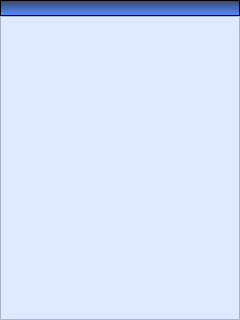
<?xml version="1.0" encoding="UTF-8"?>
<ui version="4.0">
 <class>LcdDaemon</class>
 <widget class="QMainWindow" name="LcdDaemon">
  <property name="geometry">
   <rect>
    <x>0</x>
    <y>0</y>
    <width>240</width>
    <height>320</height>
   </rect>
  </property>
  <property name="windowTitle">
   <string>LcdDaemon</string>
  </property>
  <property name="styleSheet">
   <string notr="true">background-color: rgb(221, 233, 255);</string>
  </property>
  <widget class="QWidget" name="centralWidget">
   <layout class="QVBoxLayout" name="verticalLayout_2">
    <property name="spacing">
     <number>0</number>
    </property>
    <property name="margin">
     <number>0</number>
    </property>
    <item>
     <widget class="QFrame" name="frame">
      <property name="styleSheet">
       <string notr="true">background-color: qlineargradient(spread:reflect, x1:1, y1:1, x2:1, y2:0.0113636, stop:0.0590909 rgba(75, 132, 255, 240), stop:1 rgba(19, 33, 65, 207));</string>
      </property>
      <property name="frameShape">
       <enum>QFrame::StyledPanel</enum>
      </property>
      <layout class="QHBoxLayout" name="horizontalLayout">
       <property name="spacing">
        <number>0</number>
       </property>
       <property name="leftMargin">
        <number>6</number>
       </property>
       <property name="topMargin">
        <number>0</number>
       </property>
       <property name="rightMargin">
        <number>6</number>
       </property>
       <property name="bottomMargin">
        <number>0</number>
       </property>
       <item>
        <widget class="QLabel" name="label_gprs">
         <property name="sizePolicy">
          <sizepolicy hsizetype="Maximum" vsizetype="Maximum">
           <horstretch>0</horstretch>
           <verstretch>0</verstretch>
          </sizepolicy>
         </property>
         <property name="maximumSize">
          <size>
           <width>21</width>
           <height>21</height>
          </size>
         </property>
         <property name="styleSheet">
          <string notr="true">background-color: rgba(255, 255, 255, 0);</string>
         </property>
         <property name="text">
          <string/>
         </property>
        </widget>
       </item>
       <item>
        <widget class="QLabel" name="label_signal">
         <property name="sizePolicy">
          <sizepolicy hsizetype="Maximum" vsizetype="Maximum">
           <horstretch>0</horstretch>
           <verstretch>0</verstretch>
          </sizepolicy>
         </property>
         <property name="maximumSize">
          <size>
           <width>21</width>
           <height>21</height>
          </size>
         </property>
         <property name="autoFillBackground">
          <bool>false</bool>
         </property>
         <property name="styleSheet">
          <string notr="true">background-color: rgba(255, 255, 255, 0);</string>
         </property>
         <property name="wordWrap">
          <bool>false</bool>
         </property>
        </widget>
       </item>
       <item>
        <widget class="QLabel" name="label_modem">
         <property name="sizePolicy">
          <sizepolicy hsizetype="Maximum" vsizetype="Maximum">
           <horstretch>0</horstretch>
           <verstretch>0</verstretch>
          </sizepolicy>
         </property>
         <property name="maximumSize">
          <size>
           <width>21</width>
           <height>21</height>
          </size>
         </property>
         <property name="styleSheet">
          <string notr="true">background-color: rgba(255, 255, 255, 0);</string>
         </property>
        </widget>
       </item>
       <item>
        <widget class="QLabel" name="label_camera">
         <property name="sizePolicy">
          <sizepolicy hsizetype="Maximum" vsizetype="Maximum">
           <horstretch>0</horstretch>
           <verstretch>0</verstretch>
          </sizepolicy>
         </property>
         <property name="maximumSize">
          <size>
           <width>21</width>
           <height>21</height>
          </size>
         </property>
         <property name="styleSheet">
          <string notr="true">background-color: rgba(255, 255, 255, 0);</string>
         </property>
        </widget>
       </item>
       <item>
        <widget class="QLabel" name="label_usb">
         <property name="sizePolicy">
          <sizepolicy hsizetype="Maximum" vsizetype="Maximum">
           <horstretch>0</horstretch>
           <verstretch>0</verstretch>
          </sizepolicy>
         </property>
         <property name="maximumSize">
          <size>
           <width>21</width>
           <height>21</height>
          </size>
         </property>
         <property name="styleSheet">
          <string notr="true">background-color: rgba(255, 255, 255, 0);</string>
         </property>
        </widget>
       </item>
       <item>
        <widget class="QLabel" name="label_sd">
         <property name="sizePolicy">
          <sizepolicy hsizetype="Maximum" vsizetype="Maximum">
           <horstretch>0</horstretch>
           <verstretch>0</verstretch>
          </sizepolicy>
         </property>
         <property name="maximumSize">
          <size>
           <width>21</width>
           <height>21</height>
          </size>
         </property>
         <property name="styleSheet">
          <string notr="true">background-color: rgba(255, 255, 255, 0);</string>
         </property>
        </widget>
       </item>
       <item>
        <widget class="QLabel" name="label_connect">
         <property name="sizePolicy">
          <sizepolicy hsizetype="Maximum" vsizetype="Maximum">
           <horstretch>0</horstretch>
           <verstretch>0</verstretch>
          </sizepolicy>
         </property>
         <property name="maximumSize">
          <size>
           <width>21</width>
           <height>21</height>
          </size>
         </property>
         <property name="styleSheet">
          <string notr="true">background-color: rgba(255, 255, 255, 0);</string>
         </property>
        </widget>
       </item>
       <item>
        <widget class="QLabel" name="label_power">
         <property name="sizePolicy">
          <sizepolicy hsizetype="Maximum" vsizetype="Maximum">
           <horstretch>0</horstretch>
           <verstretch>0</verstretch>
          </sizepolicy>
         </property>
         <property name="maximumSize">
          <size>
           <width>42</width>
           <height>21</height>
          </size>
         </property>
         <property name="styleSheet">
          <string notr="true">background-color: rgba(255, 255, 255, 0);</string>
         </property>
        </widget>
       </item>
       <item>
        <widget class="QLabel" name="label_time">
         <property name="maximumSize">
          <size>
           <width>42</width>
           <height>21</height>
          </size>
         </property>
         <property name="styleSheet">
          <string notr="true">background-color: rgba(255, 255, 255, 0);
font: 10pt &quot;Andale Mono&quot;;</string>
         </property>
        </widget>
       </item>
      </layout>
     </widget>
    </item>
    <item>
     <widget class="QScrollArea" name="scrollArea">
      <property name="widgetResizable">
       <bool>true</bool>
      </property>
      <widget class="QWidget" name="scrollAreaWidgetContents">
       <property name="geometry">
        <rect>
         <x>0</x>
         <y>0</y>
         <width>236</width>
         <height>296</height>
        </rect>
       </property>
       <layout class="QVBoxLayout" name="verticalLayout"/>
      </widget>
     </widget>
    </item>
   </layout>
  </widget>
 </widget>
 <layoutdefault spacing="6" margin="11"/>
 <resources/>
 <connections/>
</ui>
